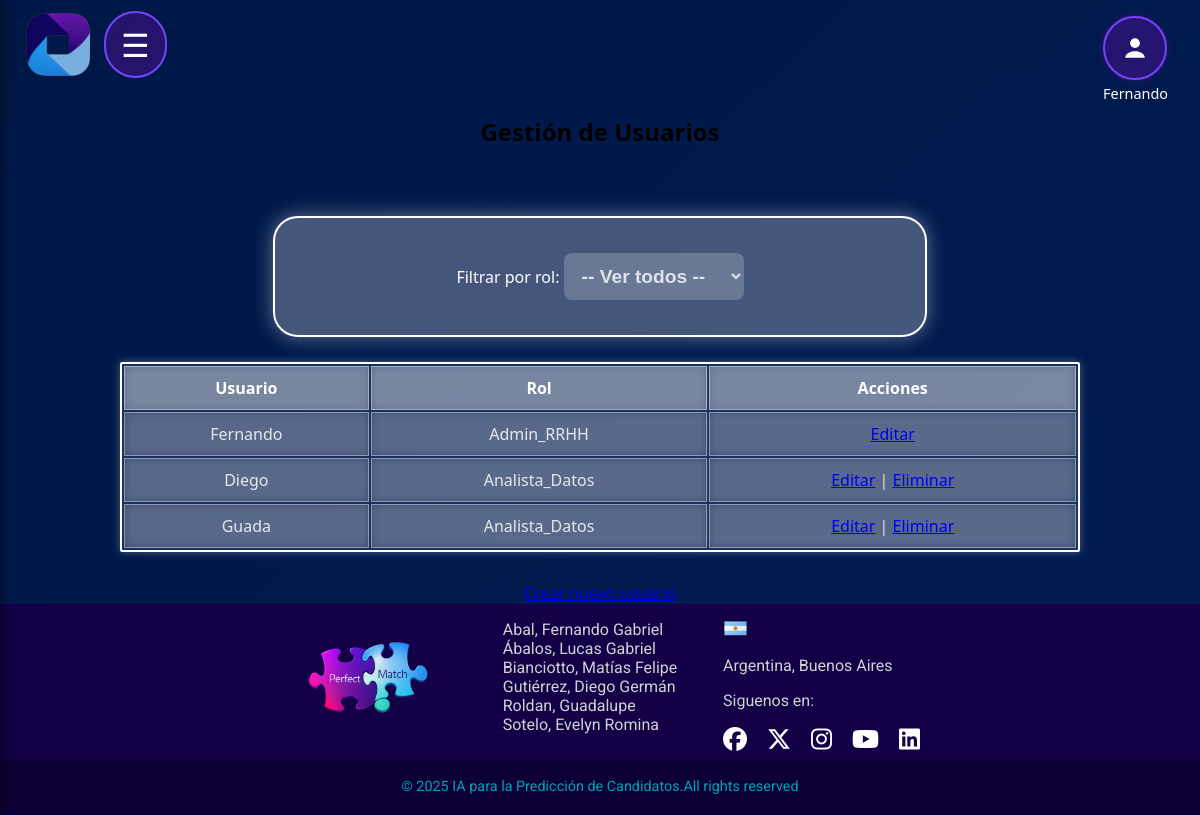
Screenshot of /gestionar_usuarios (signed in) with the database file from the repository.
### app.py (models this page shows)
class Usuario(db.Model):
    __tablename__ = 'usuario'
    id = db.Column(db.Integer, primary_key=True)
    username = db.Column(db.String(100), nullable=False, unique=True)
    password = db.Column(db.String(100), nullable=False)
    type = db.Column(db.String(50), nullable=False)

### app.py (the view)
@app.route('/gestionar_usuarios', methods=['GET', 'POST'])
@login_required(roles=["Admin_RRHH"])
def gestionar_usuarios():
    filtro = request.args.get('rol')
    if filtro:
        usuarios = Usuario.query.filter(Usuario.type == filtro).all()
    else:
        usuarios = Usuario.query.all()
    return render_template('gestionarUsuarios.html', usuarios=usuarios, filtro=filtro)

### app.py (called while the page is built)
def login_required(roles=None):
    def decorator(f):
        @wraps(f)
        def wrapped(*args, **kwargs):
            if 'username' not in session:
                return redirect(url_for('login'))
            if roles and session.get('type') not in roles:
                return "Acceso no autorizado"
            return f(*args, **kwargs)
        return wrapped
    return decorator

### templates/gestionarUsuarios.html (shortened to what this page needs)
<!DOCTYPE html>
<html lang="es">
<head>
    <link rel="stylesheet" href="{{ url_for('static', filename='gestionarUsuarios.css') }}">
    <link rel="stylesheet" href="https://cdnjs.cloudflare.com/ajax/libs/font-awesome/6.5.0/css/all.min.css">
</head>
<header>
        <div class="logo">
            <img src="{{ url_for('static', filename='images/logoApptitudAI.png') }}" alt="AI Logo">
        </div>
<label for="menu-toggle" class="menu-icon">&#9776;</label>
    <div class="user-menu-wrapper">
  <label for="user-toggle" class="user-main">
    <div class="user-button">
      <svg viewBox="0 0 16 16" xmlns="http://www.w3.org/2000/svg" width="26" height="26">
        <circle cx="8" cy="5" r="3" fill="#ffffff"/>
        <path d="M2 14c0-3 4-4 6-4s6 1 6 4" fill="#ffffff"/>
      </svg>
    </div>
    <div class="user-name">
      <p style="color: white; margin: 4px 0 0 0; font-size: 0.9rem;">{{ session.get('username') }}</p>
    </div>
  </label>
</div>
    </header>
<body>
    <h2>Gestión de Usuarios</h2>
    <form method="GET" action="{{ url_for('gestionar_usuarios') }}">
      <label>Filtrar por rol:</label>
      <select name="rol" onchange="this.form.submit()">
        <option value="">-- Ver todos --</option>
      </select>
    </form>
    <table>
      <thead><tr><th>Usuario</th><th>Rol</th><th>Acciones</th></tr></thead>
      <tbody>
        {% for u in usuarios %}
        <tr>
          <td>{{ u.username }}</td>
          <td>{{ u.type }}</td>
          <td>
            <a href="{{ url_for('editar_usuario', id=u.id) }}"> Editar</a>
            {% if u.username != session['username'] %}
              | <a href="{{ url_for('eliminar_usuario', id=u.id) }}" onclick="return confirm('¿Eliminar usuario?')">Eliminar</a>
            {% endif %}
          </td>
        </tr>
        {% endfor %}
      </tbody>
    </table>
    <a href="{{ url_for('crear_usuario') }}">Crear nuevo usuario</a>
</body>
<footer class="footer">
    <div class="footer-content">
        <div class="footer-logo">
            <img src="{{ url_for('static', filename='images/logoPerfectMatch.png') }}" alt="PF Image">
        </div>
        <div class="footer-description">
            <p>
                Abal, Fernando Gabriel<br>
                Ábalos, Lucas Gabriel<br>
                Bianciotto, Matías Felipe<br>
                Gutiérrez, Diego Germán<br>
                Roldan, Guadalupe <br>
                Sotelo, Evelyn Romina
            </p>
        </div>
        <div class="footer-contacts">
            <div class="footer-country">
                <div class="address">
                    <img src="{{ url_for('static', filename='images/ArgentinaS.png') }}" alt="Argentina Flag"><p>Argentina, Buenos Aires</p>
                    <p>Siguenos en:</p>
                    <div class="social-media">
                        <a href="#"><i class="fa-brands fa-facebook"></i></a>
                        <a href="#"><i class="fa-brands fa-x-twitter"></i></a>
                        <a href="#"><i class="fa-brands fa-instagram"></i></a>
                        <a href="#"><i class="fa-brands fa-youtube"></i></a>
                        <a href="#"><i class="fa-brands fa-linkedin"></i></a>
                    </div>
                </div>
            </div>
        </div>
    </div>
    <div class="footer-bottom">
        <p>© 2025 IA para la Predicción de Candidatos.All rights reserved</p>
    </div>
</footer>
</html>

### static/gestionarUsuarios.css (style rules this page uses)
html { background: #5A189A; }
body { display: flex; flex-direction: column; justify-content: center; align-items: center; min-height: 100vh; margin: 0; padding: 0; font-family: 'Segoe UI', sans-serif; background: linear-gradient(135deg, #001847, #011d55, #2a0047, #390061); background-size: 400% 400%; animation: gradient 15s ease infinite; }
header { display: flex; flex-wrap: nowrap; align-items: center; justify-content: space-between; width: 100%; box-sizing: border-box; top: 0; z-index: 10; position: relative; padding: 10px 20px; background-color: transparent; }
header .logo img { margin-left: 5px; max-height: 70px; max-width: 100%; }
form { animation: elevar 2s ease-out forwards; margin: 3rem auto 4rem auto; padding: 25px; border-radius: 25px; width: 50%; text-align: center; color: #ffffff; background-color: rgba(255, 255, 255, 0.267); background-size: 400% 400%; border: 2px solid #ffffff; box-shadow: 0 0 20px rgba(255, 255, 255, 0.4); margin-bottom: 5px; }
input, select, button { text-decoration: none; color: rgba(255, 255, 255, 0.8); font-size: 1.2rem; font-weight: bold; margin: 10px auto; padding: 12px 14px; border-radius: 8px; background-color: rgba(255, 255, 255, 0.2); border: none; transition: all 0.3s ease-in-out; width: 180px; }
table { max-width: 80%; width: 100%; border-collapse: separate; background-color: rgba(255, 255, 255, 0.1); color: rgba(255, 255, 255, 0.85); border-radius: 2px; border: 2px solid #fff; box-shadow: 0 0 8px rgba(255, 255, 255, 0.3); transition: all 0.3s ease-in-out; animation: elevar 2s ease-out forwards; margin-bottom: 30px; margin-left: auto; margin-right: auto; margin-top: 20px; }
table th, table td { padding: 10px 14px; text-align: center; border: 1px solid rgba(255, 255, 255, 0.4); backdrop-filter: blur(4px); }
table th { background-color: rgba(255, 255, 255, 0.2); color: #fff; font-weight: bold; }
table tr:nth-child(even), table tr:nth-child(odd) { background-color: rgba(255, 255, 255, 0.1); }
.user-menu-wrapper { position: absolute; top: 1rem; right: 2rem; }
.user-main { cursor: pointer; }
.user-button { background-color: rgba(183, 0, 255, 0.2); border: 2px solid #7644ff; box-shadow: 0 0 8px rgba(161, 0, 201, 0.3); border-radius: 50%; width: 60px; height: 60px; display: flex; align-items: center; justify-content: center; transition: background-color 0.3s; }
.menu-icon { font-size: 2rem; cursor: pointer; position: absolute; top: 0.7rem; left: 300px; background-color: rgba(183, 0, 255, 0.2); padding: 10px 15px; border-radius: 60px; border: 2px solid #7644ff; color: white; transition: left 0.4s ease; }
.menu-toggle:not(:checked) ~ .menu-icon { left: 6.5rem; }
.user-name { text-align: center; }
.footer { position: relative; background-color: #130047; color: #fff; font-family: "Roboto", sans-serif; width: 100%; }
.footer-content { display: flex; justify-content: space-between; align-items: flex-start; padding: 0; padding-left: 280px; padding-right: 280px; flex-wrap: wrap; gap: 10px; }
.footer-logo img { margin-top: 1.5rem; max-height: 100px; }
.social-media { display: flex; gap: 20px; font-size: 1.5rem; justify-content: center; align-items: center; }
.social-media a { color: #ffffff; transition: color 0.3s ease, transform 0.3s ease, filter 0.3s ease; text-decoration: none; }
.footer-description { max-width: 300px; }
.footer-description p { margin-top: 1rem; font-size: 1rem; color: #d1d1d1; }
.footer-contacts { display: flex; gap: 10px; margin-top: 1rem; }
.footer-country p { font-size: 1rem; color: #d1d1d1; }
.footer-country img { width: 25px; margin-right: 5px; }
.footer-bottom { background-color: #0c0036; text-align: center; padding: 5px 0; margin-top: 5px; }
.footer-bottom p { font-size: 0.9rem; color: #02a1b6; }

### rows the page displays
Usuario: get "Fernando", username "Fernando", type "Admin_RRHH"
Usuario: username "Diego", type "Analista_Datos"
Usuario: username "Guada", type "Analista_Datos"
